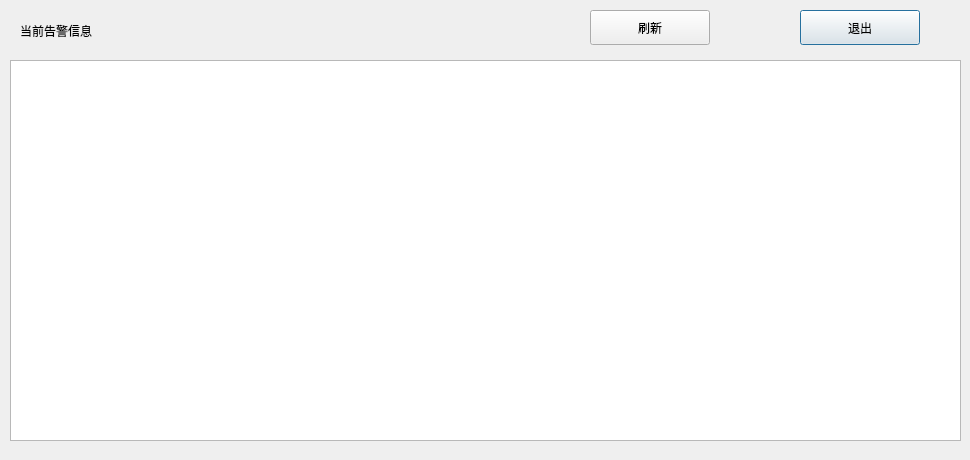
<?xml version="1.0" encoding="UTF-8"?>
<ui version="4.0">
 <class>CurrentAlarmsDlg</class>
 <widget class="QDialog" name="CurrentAlarmsDlg">
  <property name="geometry">
   <rect>
    <x>0</x>
    <y>0</y>
    <width>970</width>
    <height>460</height>
   </rect>
  </property>
  <property name="windowTitle">
   <string>Dialog</string>
  </property>
  <widget class="QPushButton" name="quitBtn">
   <property name="geometry">
    <rect>
     <x>800</x>
     <y>10</y>
     <width>120</width>
     <height>35</height>
    </rect>
   </property>
   <property name="text">
    <string>退出</string>
   </property>
  </widget>
  <widget class="QPushButton" name="refreshBtn">
   <property name="geometry">
    <rect>
     <x>590</x>
     <y>10</y>
     <width>120</width>
     <height>35</height>
    </rect>
   </property>
   <property name="text">
    <string>刷新</string>
   </property>
  </widget>
  <widget class="QTableWidget" name="tableWidget">
   <property name="geometry">
    <rect>
     <x>10</x>
     <y>60</y>
     <width>951</width>
     <height>381</height>
    </rect>
   </property>
   <property name="font">
    <font>
     <pointsize>10</pointsize>
    </font>
   </property>
  </widget>
  <widget class="QLabel" name="label">
   <property name="geometry">
    <rect>
     <x>20</x>
     <y>10</y>
     <width>220</width>
     <height>41</height>
    </rect>
   </property>
   <property name="text">
    <string>当前告警信息</string>
   </property>
  </widget>
 </widget>
 <resources/>
 <connections/>
</ui>
